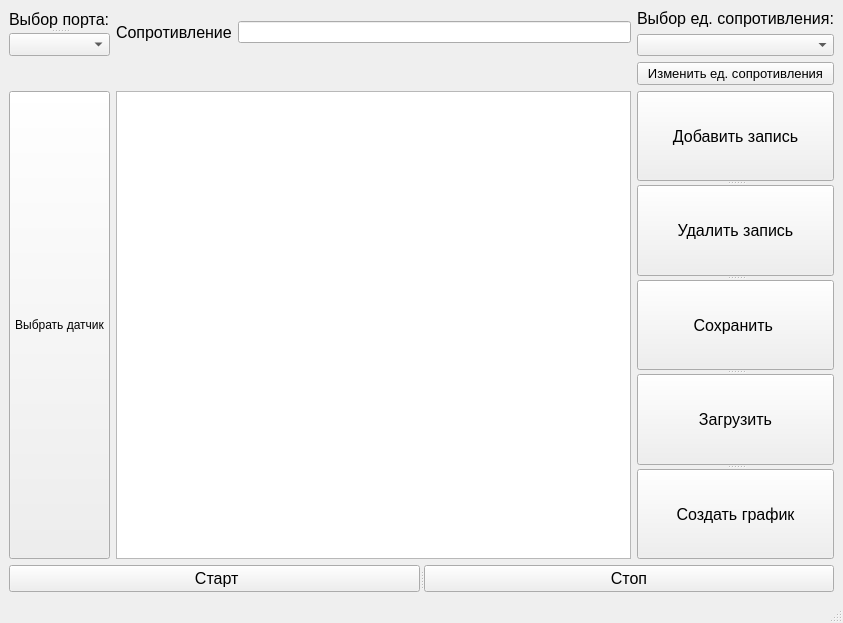
<?xml version="1.0" encoding="UTF-8"?>
<ui version="4.0">
 <class>MainWindow</class>
 <widget class="QMainWindow" name="MainWindow">
  <property name="geometry">
   <rect>
    <x>0</x>
    <y>0</y>
    <width>843</width>
    <height>623</height>
   </rect>
  </property>
  <property name="windowTitle">
   <string>MainWindow</string>
  </property>
  <widget class="QWidget" name="centralwidget">
   <layout class="QGridLayout" name="gridLayout">
    <item row="0" column="0" rowspan="2">
     <widget class="QSplitter" name="splitter_3">
      <property name="orientation">
       <enum>Qt::Vertical</enum>
      </property>
      <widget class="QLabel" name="label">
       <property name="font">
        <font>
         <pointsize>12</pointsize>
        </font>
       </property>
       <property name="text">
        <string>Выбор порта:</string>
       </property>
      </widget>
      <widget class="QComboBox" name="cmbPorts"/>
     </widget>
    </item>
    <item row="0" column="1" rowspan="2">
     <widget class="QLabel" name="label_3">
      <property name="font">
       <font>
        <pointsize>12</pointsize>
       </font>
      </property>
      <property name="text">
       <string>Сопротивление</string>
      </property>
     </widget>
    </item>
    <item row="0" column="2" rowspan="2">
     <widget class="QLineEdit" name="resEdit"/>
    </item>
    <item row="0" column="3">
     <widget class="QLabel" name="label_2">
      <property name="font">
       <font>
        <pointsize>12</pointsize>
       </font>
      </property>
      <property name="text">
       <string>Выбор ед. сопротивления:</string>
      </property>
     </widget>
    </item>
    <item row="1" column="3">
     <widget class="QComboBox" name="cmbRes"/>
    </item>
    <item row="2" column="3">
     <widget class="QPushButton" name="changeUn">
      <property name="font">
       <font>
        <pointsize>10</pointsize>
       </font>
      </property>
      <property name="focusPolicy">
       <enum>Qt::StrongFocus</enum>
      </property>
      <property name="contextMenuPolicy">
       <enum>Qt::DefaultContextMenu</enum>
      </property>
      <property name="text">
       <string>Изменить ед. сопротивления</string>
      </property>
     </widget>
    </item>
    <item row="3" column="0">
     <widget class="QSplitter" name="splitter_2">
      <property name="orientation">
       <enum>Qt::Vertical</enum>
      </property>
      <widget class="QPushButton" name="selectDat">
       <property name="text">
        <string>Выбрать датчик</string>
       </property>
      </widget>
     </widget>
    </item>
    <item row="3" column="1" colspan="2">
     <widget class="QTableWidget" name="tableWidget"/>
    </item>
    <item row="3" column="3">
     <widget class="QSplitter" name="splitter_4">
      <property name="orientation">
       <enum>Qt::Vertical</enum>
      </property>
      <widget class="QPushButton" name="writeOne">
       <property name="font">
        <font>
         <pointsize>12</pointsize>
        </font>
       </property>
       <property name="text">
        <string>Добавить запись</string>
       </property>
      </widget>
      <widget class="QPushButton" name="deleteOne">
       <property name="font">
        <font>
         <pointsize>12</pointsize>
        </font>
       </property>
       <property name="text">
        <string>Удалить запись</string>
       </property>
      </widget>
      <widget class="QPushButton" name="saveToJson">
       <property name="font">
        <font>
         <pointsize>12</pointsize>
        </font>
       </property>
       <property name="text">
        <string>Сохранить </string>
       </property>
      </widget>
      <widget class="QPushButton" name="loadFromJson">
       <property name="font">
        <font>
         <pointsize>12</pointsize>
        </font>
       </property>
       <property name="text">
        <string>Загрузить</string>
       </property>
      </widget>
      <widget class="QPushButton" name="createPlot">
       <property name="font">
        <font>
         <pointsize>12</pointsize>
        </font>
       </property>
       <property name="text">
        <string>Создать график</string>
       </property>
      </widget>
     </widget>
    </item>
    <item row="4" column="0" colspan="4">
     <widget class="QSplitter" name="splitter">
      <property name="orientation">
       <enum>Qt::Horizontal</enum>
      </property>
      <widget class="QPushButton" name="Start">
       <property name="font">
        <font>
         <pointsize>12</pointsize>
        </font>
       </property>
       <property name="text">
        <string> Старт</string>
       </property>
      </widget>
      <widget class="QPushButton" name="Stop">
       <property name="font">
        <font>
         <pointsize>12</pointsize>
        </font>
       </property>
       <property name="text">
        <string>Стоп</string>
       </property>
      </widget>
     </widget>
    </item>
   </layout>
  </widget>
  <widget class="QMenuBar" name="menubar">
   <property name="geometry">
    <rect>
     <x>0</x>
     <y>0</y>
     <width>843</width>
     <height>21</height>
    </rect>
   </property>
  </widget>
  <widget class="QStatusBar" name="statusbar"/>
 </widget>
 <resources/>
 <connections/>
</ui>
